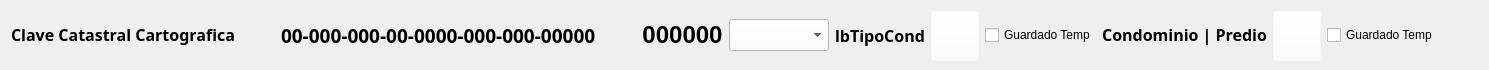
     <widget class="QWidget" name="widget" native="true">
      <property name="sizePolicy">
       <sizepolicy hsizetype="Preferred" vsizetype="Fixed">
        <horstretch>0</horstretch>
        <verstretch>0</verstretch>
       </sizepolicy>
      </property>
      <property name="minimumSize">
       <size>
        <width>0</width>
        <height>70</height>
       </size>
      </property>
      <property name="maximumSize">
       <size>
        <width>16777215</width>
        <height>70</height>
       </size>
      </property>
      <property name="styleSheet">
       <string notr="true"/>
      </property>
      <layout class="QGridLayout" name="gridLayout_36">
       <item row="0" column="12">
        <widget class="QCheckBox" name="ckbGuardadoTemCed">
         <property name="text">
          <string>Guardado Temp</string>
         </property>
        </widget>
       </item>
       <item row="0" column="13">
        <spacer name="horizontalSpacer_17">
         <property name="orientation">
          <enum>Qt::Horizontal</enum>
         </property>
         <property name="sizeHint" stdset="0">
          <size>
           <width>40</width>
           <height>20</height>
          </size>
         </property>
        </spacer>
       </item>
       <item row="0" column="7">
        <widget class="QPushButton" name="btnGuardarCedCond">
         <property name="minimumSize">
          <size>
           <width>0</width>
           <height>50</height>
          </size>
         </property>
         <property name="maximumSize">
          <size>
           <width>50</width>
           <height>50</height>
          </size>
         </property>
         <property name="font">
          <font>
           <family>Century Gothic</family>
           <pointsize>11</pointsize>
           <weight>75</weight>
           <bold>true</bold>
          </font>
         </property>
         <property name="styleSheet">
          <string notr="true">background : rgb(255,255,255,0)</string>
         </property>
         <property name="text">
          <string/>
         </property>
         <property name="icon">
          <iconset>
           <normaloff>:/cedula/icons/flechaBlanca.png</normaloff>:/cedula/icons/flechaBlanca.png</iconset>
         </property>
         <property name="iconSize">
          <size>
           <width>48</width>
           <height>48</height>
          </size>
         </property>
         <property name="flat">
          <bool>false</bool>
         </property>
        </widget>
       </item>
       <item row="0" column="2">
        <widget class="QLabel" name="lbCveCata">
         <property name="maximumSize">
          <size>
           <width>520</width>
           <height>40</height>
          </size>
         </property>
         <property name="font">
          <font>
           <family>Century Gothic</family>
           <pointsize>14</pointsize>
           <weight>75</weight>
           <bold>true</bold>
          </font>
         </property>
         <property name="styleSheet">
          <string notr="true"/>
         </property>
         <property name="text">
          <string>00-000-000-00-0000-000-000-00000</string>
         </property>
        </widget>
       </item>
       <item row="0" column="3">
        <spacer name="horizontalSpacer_16">
         <property name="orientation">
          <enum>Qt::Horizontal</enum>
         </property>
         <property name="sizeHint" stdset="0">
          <size>
           <width>40</width>
           <height>20</height>
          </size>
         </property>
        </spacer>
       </item>
       <item row="0" column="0">
        <widget class="QLabel" name="label_1">
         <property name="maximumSize">
          <size>
           <width>16777215</width>
           <height>25</height>
          </size>
         </property>
         <property name="font">
          <font>
           <family>Century Gothic</family>
           <pointsize>12</pointsize>
           <weight>75</weight>
           <bold>true</bold>
          </font>
         </property>
         <property name="styleSheet">
          <string notr="true"/>
         </property>
         <property name="text">
          <string>Clave Catastral Cartografica</string>
         </property>
        </widget>
       </item>
       <item row="0" column="6">
        <widget class="QLabel" name="lbTipoCond">
         <property name="font">
          <font>
           <family>Century Gothic</family>
           <pointsize>12</pointsize>
           <weight>75</weight>
           <bold>true</bold>
          </font>
         </property>
         <property name="styleSheet">
          <string notr="true">background : rgb(255,255,255,0)</string>
         </property>
         <property name="text">
          <string>lbTipoCond</string>
         </property>
         <property name="alignment">
          <set>Qt::AlignCenter</set>
         </property>
         <property name="margin">
          <number>10</number>
         </property>
        </widget>
       </item>
       <item row="0" column="1">
        <spacer name="horizontalSpacer_13">
         <property name="orientation">
          <enum>Qt::Horizontal</enum>
         </property>
         <property name="sizeType">
          <enum>QSizePolicy::Fixed</enum>
         </property>
         <property name="sizeHint" stdset="0">
          <size>
           <width>40</width>
           <height>20</height>
          </size>
         </property>
        </spacer>
       </item>
       <item row="0" column="5">
        <widget class="QComboBox" name="cmbCondo">
         <property name="minimumSize">
          <size>
           <width>100</width>
           <height>32</height>
          </size>
         </property>
         <property name="maximumSize">
          <size>
           <width>100</width>
           <height>32</height>
          </size>
         </property>
         <property name="font">
          <font>
           <family>Century Gothic</family>
           <pointsize>14</pointsize>
          </font>
         </property>
         <property name="styleSheet">
          <string notr="true">QComboBox QAbstractItemView::item { min-height: 25; font-family: &quot;Century Gothic&quot;;}
QListView{color: black ; font-size: 16px; outline:none; font-weight:bold; font-family: &quot;Century Gothic&quot;;}QListView::item:selected { color: red; background-color: lightgray; font-family: &quot;Century Gothic&quot;;}
QComboBox{ background : rgb(255,255,255); font-family: &quot;Century Gothic&quot;;}</string>
         </property>
        </widget>
       </item>
       <item row="0" column="11">
        <widget class="QPushButton" name="btnGuardarCed">
         <property name="minimumSize">
          <size>
           <width>0</width>
           <height>50</height>
          </size>
         </property>
         <property name="maximumSize">
          <size>
           <width>50</width>
           <height>50</height>
          </size>
         </property>
         <property name="font">
          <font>
           <family>Century Gothic</family>
           <pointsize>11</pointsize>
           <weight>75</weight>
           <bold>true</bold>
          </font>
         </property>
         <property name="styleSheet">
          <string notr="true">background : rgb(255,255,255,0)</string>
         </property>
         <property name="text">
          <string/>
         </property>
         <property name="icon">
          <iconset>
           <normaloff>:/cedula/icons/flechaCafe.png</normaloff>:/cedula/icons/flechaCafe.png</iconset>
         </property>
         <property name="iconSize">
          <size>
           <width>48</width>
           <height>48</height>
          </size>
         </property>
         <property name="flat">
          <bool>false</bool>
         </property>
        </widget>
       </item>
       <item row="0" column="4">
        <widget class="QLabel" name="lbPredioGlobal">
         <property name="font">
          <font>
           <pointsize>18</pointsize>
           <weight>75</weight>
           <bold>true</bold>
          </font>
         </property>
         <property name="styleSheet">
          <string notr="true">background : rgb(255,255,255,0);
</string>
         </property>
         <property name="text">
          <string>&lt;html&gt;&lt;head/&gt;&lt;body&gt;&lt;p align=&quot;center&quot;&gt;000000&lt;/p&gt;&lt;/body&gt;&lt;/html&gt;</string>
         </property>
         <property name="alignment">
          <set>Qt::AlignCenter</set>
         </property>
        </widget>
       </item>
       <item row="0" column="9">
        <widget class="QLabel" name="label_17">
         <property name="maximumSize">
          <size>
           <width>240</width>
           <height>16777215</height>
          </size>
         </property>
         <property name="font">
          <font>
           <family>Century Gothic</family>
           <pointsize>12</pointsize>
           <weight>75</weight>
           <bold>true</bold>
          </font>
         </property>
         <property name="text">
          <string>&lt;html&gt;&lt;head/&gt;&lt;body&gt;&lt;p align=&quot;right&quot;&gt;Condominio | Predio&lt;/p&gt;&lt;/body&gt;&lt;/html&gt;</string>
         </property>
         <property name="alignment">
          <set>Qt::AlignJustify|Qt::AlignVCenter</set>
         </property>
        </widget>
       </item>
       <item row="0" column="8">
        <widget class="QCheckBox" name="ckbGuardadoTemCedCond">
         <property name="text">
          <string>Guardado Temp</string>
         </property>
        </widget>
       </item>
      </layout>
     </widget>
